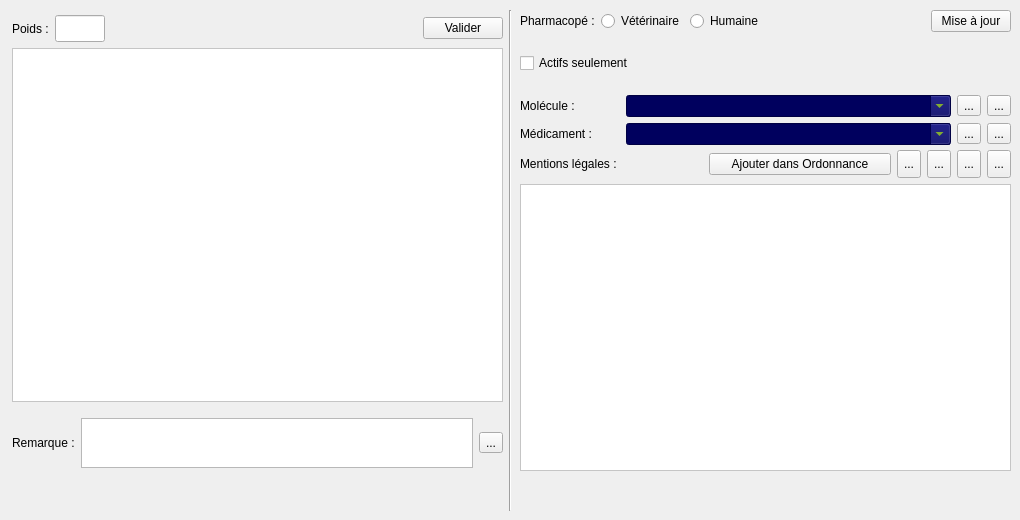
  <widget class="QWidget" name="tab_ordonnance">
   <attribute name="title">
    <string>Ordonnances</string>
   </attribute>
   <widget class="Line" name="line_3">
    <property name="geometry">
     <rect>
      <x>500</x>
      <y>10</y>
      <width>20</width>
      <height>501</height>
     </rect>
    </property>
    <property name="orientation">
     <enum>Qt::Vertical</enum>
    </property>
   </widget>
   <widget class="QWidget" name="verticalLayoutWidget">
    <property name="geometry">
     <rect>
      <x>520</x>
      <y>10</y>
      <width>491</width>
      <height>135</height>
     </rect>
    </property>
    <layout class="QVBoxLayout" name="verticalLayout_8">
     <item>
      <layout class="QHBoxLayout" name="horizontalLayout_4">
       <item>
        <widget class="QLabel" name="label_5">
         <property name="text">
          <string>Pharmacopé :</string>
         </property>
        </widget>
       </item>
       <item>
        <widget class="QRadioButton" name="radioButton_PharmacopeVet">
         <property name="text">
          <string>Vétérinaire</string>
         </property>
        </widget>
       </item>
       <item>
        <widget class="QRadioButton" name="radioButton_PharmacopeHum">
         <property name="text">
          <string>Humaine</string>
         </property>
        </widget>
       </item>
       <item>
        <spacer name="horizontalSpacer_7">
         <property name="orientation">
          <enum>Qt::Horizontal</enum>
         </property>
         <property name="sizeHint" stdset="0">
          <size>
           <width>40</width>
           <height>20</height>
          </size>
         </property>
        </spacer>
       </item>
       <item>
        <widget class="QPushButton" name="pushButton_majDM">
         <property name="toolTip">
          <string>Mise à jour de la base des médicaments</string>
         </property>
         <property name="text">
          <string>Mise à jour</string>
         </property>
        </widget>
       </item>
      </layout>
     </item>
     <item>
      <layout class="QHBoxLayout" name="horizontalLayout_12">
       <item>
        <widget class="QCheckBox" name="checkBox_Actif">
         <property name="text">
          <string>Actifs seulement</string>
         </property>
        </widget>
       </item>
       <item>
        <widget class="QLabel" name="label_16">
         <property name="text">
          <string/>
         </property>
        </widget>
       </item>
       <item>
        <spacer name="horizontalSpacer_3">
         <property name="orientation">
          <enum>Qt::Horizontal</enum>
         </property>
         <property name="sizeHint" stdset="0">
          <size>
           <width>40</width>
           <height>20</height>
          </size>
         </property>
        </spacer>
       </item>
      </layout>
     </item>
     <item>
      <layout class="QHBoxLayout" name="horizontalLayout_15">
       <item>
        <widget class="QLabel" name="label_19">
         <property name="maximumSize">
          <size>
           <width>100</width>
           <height>16777215</height>
          </size>
         </property>
         <property name="text">
          <string>Molécule :</string>
         </property>
        </widget>
       </item>
       <item>
        <widget class="MyComboBox" name="comboBox_Molecule">
         <property name="maximumSize">
          <size>
           <width>16777215</width>
           <height>27</height>
          </size>
         </property>
         <property name="palette">
          <palette>
           <active>
            <colorrole role="WindowText">
             <brush brushstyle="SolidPattern">
              <color alpha="255">
               <red>188</red>
               <green>255</green>
               <blue>2</blue>
              </color>
             </brush>
            </colorrole>
            <colorrole role="Button">
             <brush brushstyle="SolidPattern">
              <color alpha="255">
               <red>0</red>
               <green>0</green>
               <blue>94</blue>
              </color>
             </brush>
            </colorrole>
            <colorrole role="Text">
             <brush brushstyle="SolidPattern">
              <color alpha="255">
               <red>188</red>
               <green>255</green>
               <blue>2</blue>
              </color>
             </brush>
            </colorrole>
            <colorrole role="BrightText">
             <brush brushstyle="SolidPattern">
              <color alpha="255">
               <red>255</red>
               <green>255</green>
               <blue>0</blue>
              </color>
             </brush>
            </colorrole>
            <colorrole role="ButtonText">
             <brush brushstyle="SolidPattern">
              <color alpha="255">
               <red>188</red>
               <green>255</green>
               <blue>2</blue>
              </color>
             </brush>
            </colorrole>
            <colorrole role="Base">
             <brush brushstyle="SolidPattern">
              <color alpha="255">
               <red>0</red>
               <green>0</green>
               <blue>94</blue>
              </color>
             </brush>
            </colorrole>
            <colorrole role="Window">
             <brush brushstyle="SolidPattern">
              <color alpha="255">
               <red>0</red>
               <green>0</green>
               <blue>94</blue>
              </color>
             </brush>
            </colorrole>
           </active>
           <inactive>
            <colorrole role="WindowText">
             <brush brushstyle="SolidPattern">
              <color alpha="255">
               <red>188</red>
               <green>255</green>
               <blue>2</blue>
              </color>
             </brush>
            </colorrole>
            <colorrole role="Button">
             <brush brushstyle="SolidPattern">
              <color alpha="255">
               <red>0</red>
               <green>0</green>
               <blue>94</blue>
              </color>
             </brush>
            </colorrole>
            <colorrole role="Text">
             <brush brushstyle="SolidPattern">
              <color alpha="255">
               <red>188</red>
               <green>255</green>
               <blue>2</blue>
              </color>
             </brush>
            </colorrole>
            <colorrole role="BrightText">
             <brush brushstyle="SolidPattern">
              <color alpha="255">
               <red>255</red>
               <green>255</green>
               <blue>0</blue>
              </color>
             </brush>
            </colorrole>
            <colorrole role="ButtonText">
             <brush brushstyle="SolidPattern">
              <color alpha="255">
               <red>188</red>
               <green>255</green>
               <blue>2</blue>
              </color>
             </brush>
            </colorrole>
            <colorrole role="Base">
             <brush brushstyle="SolidPattern">
              <color alpha="255">
               <red>0</red>
               <green>0</green>
               <blue>94</blue>
              </color>
             </brush>
            </colorrole>
            <colorrole role="Window">
             <brush brushstyle="SolidPattern">
              <color alpha="255">
               <red>0</red>
               <green>0</green>
               <blue>94</blue>
              </color>
             </brush>
            </colorrole>
           </inactive>
           <disabled>
            <colorrole role="WindowText">
             <brush brushstyle="SolidPattern">
              <color alpha="255">
               <red>188</red>
               <green>255</green>
               <blue>2</blue>
              </color>
             </brush>
            </colorrole>
            <colorrole role="Button">
             <brush brushstyle="SolidPattern">
              <color alpha="255">
               <red>0</red>
               <green>0</green>
               <blue>94</blue>
              </color>
             </brush>
            </colorrole>
            <colorrole role="Text">
             <brush brushstyle="SolidPattern">
              <color alpha="255">
               <red>188</red>
               <green>255</green>
               <blue>2</blue>
              </color>
             </brush>
            </colorrole>
            <colorrole role="BrightText">
             <brush brushstyle="SolidPattern">
              <color alpha="255">
               <red>255</red>
               <green>255</green>
               <blue>0</blue>
              </color>
             </brush>
            </colorrole>
            <colorrole role="ButtonText">
             <brush brushstyle="SolidPattern">
              <color alpha="255">
               <red>188</red>
               <green>255</green>
               <blue>2</blue>
              </color>
             </brush>
            </colorrole>
            <colorrole role="Base">
             <brush brushstyle="SolidPattern">
              <color alpha="255">
               <red>0</red>
               <green>0</green>
               <blue>94</blue>
              </color>
             </brush>
            </colorrole>
            <colorrole role="Window">
             <brush brushstyle="SolidPattern">
              <color alpha="255">
               <red>0</red>
               <green>0</green>
               <blue>94</blue>
              </color>
             </brush>
            </colorrole>
           </disabled>
          </palette>
         </property>
         <property name="styleSheet">
          <string notr="true">background-color: rgb(0, 0, 94);
color: rgb(188, 255, 2);</string>
         </property>
         <property name="editable">
          <bool>true</bool>
         </property>
        </widget>
       </item>
       <item>
        <widget class="QToolButton" name="toolButton_Suggestions">
         <property name="toolTip">
          <string>Sugestions pour les pathologies de la consultation courante</string>
         </property>
         <property name="text">
          <string>...</string>
         </property>
         <property name="icon">
          <iconset resource="resources.qrc">
           <normaloff>:/newPrefix/images/interrogation.jpeg</normaloff>:/newPrefix/images/interrogation.jpeg</iconset>
         </property>
         <property name="iconSize">
          <size>
           <width>20</width>
           <height>20</height>
          </size>
         </property>
        </widget>
       </item>
       <item>
        <widget class="QToolButton" name="toolButton_EditMolecule">
         <property name="toolTip">
          <string>Editer la molécule</string>
         </property>
         <property name="text">
          <string>...</string>
         </property>
         <property name="icon">
          <iconset resource="resources.qrc">
           <normaloff>:/newPrefix/images/edit1.png</normaloff>:/newPrefix/images/edit1.png</iconset>
         </property>
         <property name="iconSize">
          <size>
           <width>20</width>
           <height>20</height>
          </size>
         </property>
        </widget>
       </item>
      </layout>
     </item>
     <item>
      <layout class="QHBoxLayout" name="horizontalLayout_16">
       <item>
        <widget class="QLabel" name="label_20">
         <property name="maximumSize">
          <size>
           <width>100</width>
           <height>16777215</height>
          </size>
         </property>
         <property name="text">
          <string>Médicament :</string>
         </property>
        </widget>
       </item>
       <item>
        <widget class="MyComboBox" name="comboBox_Medicament">
         <property name="maximumSize">
          <size>
           <width>16777215</width>
           <height>27</height>
          </size>
         </property>
         <property name="styleSheet">
          <string notr="true">background-color: rgb(0, 0, 94);
color: rgb(188, 255, 2);</string>
         </property>
         <property name="editable">
          <bool>true</bool>
         </property>
        </widget>
       </item>
       <item>
        <widget class="QToolButton" name="toolButton_tree">
         <property name="toolTip">
          <string>Visualisation sous forme d'arborescence</string>
         </property>
         <property name="text">
          <string>...</string>
         </property>
         <property name="icon">
          <iconset resource="resources.qrc">
           <normaloff>:/newPrefix/images/tree.png</normaloff>:/newPrefix/images/tree.png</iconset>
         </property>
         <property name="iconSize">
          <size>
           <width>22</width>
           <height>22</height>
          </size>
         </property>
        </widget>
       </item>
       <item>
        <widget class="QToolButton" name="toolButton_EditMedicament">
         <property name="toolTip">
          <string>Editer le médicament</string>
         </property>
         <property name="text">
          <string>...</string>
         </property>
         <property name="icon">
          <iconset resource="resources.qrc">
           <normaloff>:/newPrefix/images/edit1.png</normaloff>:/newPrefix/images/edit1.png</iconset>
         </property>
         <property name="iconSize">
          <size>
           <width>20</width>
           <height>20</height>
          </size>
         </property>
        </widget>
       </item>
      </layout>
     </item>
    </layout>
   </widget>
   <widget class="QWidget" name="layoutWidget">
    <property name="geometry">
     <rect>
      <x>520</x>
      <y>150</y>
      <width>491</width>
      <height>321</height>
     </rect>
    </property>
    <layout class="QVBoxLayout" name="verticalLayout_9">
     <item>
      <layout class="QHBoxLayout" name="horizontalLayout_18">
       <item>
        <widget class="QLabel" name="label_RCP">
         <property name="text">
          <string>Mentions légales :</string>
         </property>
         <property name="buddy">
          <cstring>textBrowser_medicament</cstring>
         </property>
        </widget>
       </item>
       <item>
        <widget class="QPushButton" name="pushButton_toOrdonnance">
         <property name="text">
          <string>Ajouter dans Ordonnance</string>
         </property>
        </widget>
       </item>
       <item>
        <widget class="QToolButton" name="toolButton_EditRCP">
         <property name="minimumSize">
          <size>
           <width>0</width>
           <height>28</height>
          </size>
         </property>
         <property name="toolTip">
          <string>Editer la RCP</string>
         </property>
         <property name="text">
          <string>...</string>
         </property>
         <property name="icon">
          <iconset resource="resources.qrc">
           <normaloff>:/newPrefix/images/edit1.png</normaloff>:/newPrefix/images/edit1.png</iconset>
         </property>
         <property name="iconSize">
          <size>
           <width>20</width>
           <height>20</height>
          </size>
         </property>
        </widget>
       </item>
       <item>
        <widget class="QToolButton" name="toolButton_DownloadRCP">
         <property name="minimumSize">
          <size>
           <width>0</width>
           <height>28</height>
          </size>
         </property>
         <property name="toolTip">
          <string>Télécharger la RCP</string>
         </property>
         <property name="text">
          <string>...</string>
         </property>
         <property name="icon">
          <iconset resource="resources.qrc">
           <normaloff>:/newPrefix/images/download.png</normaloff>:/newPrefix/images/download.png</iconset>
         </property>
         <property name="iconSize">
          <size>
           <width>20</width>
           <height>20</height>
          </size>
         </property>
        </widget>
       </item>
       <item>
        <widget class="QToolButton" name="toolButton_RCP_short">
         <property name="minimumSize">
          <size>
           <width>0</width>
           <height>28</height>
          </size>
         </property>
         <property name="toolTip">
          <string>Résumé</string>
         </property>
         <property name="text">
          <string>...</string>
         </property>
         <property name="icon">
          <iconset resource="resources.qrc">
           <normaloff>:/newPrefix/images/doc_abst.png</normaloff>:/newPrefix/images/doc_abst.png</iconset>
         </property>
         <property name="iconSize">
          <size>
           <width>20</width>
           <height>20</height>
          </size>
         </property>
        </widget>
       </item>
       <item>
        <widget class="QToolButton" name="toolButton_RCP_long">
         <property name="minimumSize">
          <size>
           <width>0</width>
           <height>28</height>
          </size>
         </property>
         <property name="toolTip">
          <string>Texte complet</string>
         </property>
         <property name="text">
          <string>...</string>
         </property>
         <property name="icon">
          <iconset resource="resources.qrc">
           <normaloff>:/newPrefix/images/doc_all.png</normaloff>:/newPrefix/images/doc_all.png</iconset>
         </property>
         <property name="iconSize">
          <size>
           <width>20</width>
           <height>20</height>
          </size>
         </property>
        </widget>
       </item>
      </layout>
     </item>
     <item>
      <widget class="QTextBrowser" name="textBrowser_medicament">
       <property name="styleSheet">
        <string notr="true">background-color: rgb(255, 255, 255);</string>
       </property>
      </widget>
     </item>
    </layout>
   </widget>
   <widget class="QWidget" name="layoutWidget">
    <property name="geometry">
     <rect>
      <x>12</x>
      <y>15</y>
      <width>491</width>
      <height>463</height>
     </rect>
    </property>
    <layout class="QVBoxLayout" name="verticalLayout_4">
     <item>
      <layout class="QHBoxLayout" name="horizontalLayout_3">
       <property name="sizeConstraint">
        <enum>QLayout::SetDefaultConstraint</enum>
       </property>
       <item>
        <widget class="QLabel" name="label_11">
         <property name="text">
          <string>Poids :</string>
         </property>
         <property name="buddy">
          <cstring>lineEdit_poids</cstring>
         </property>
        </widget>
       </item>
       <item>
        <widget class="QLineEdit" name="lineEdit_poids">
         <property name="sizePolicy">
          <sizepolicy hsizetype="Fixed" vsizetype="Fixed">
           <horstretch>15</horstretch>
           <verstretch>0</verstretch>
          </sizepolicy>
         </property>
         <property name="minimumSize">
          <size>
           <width>40</width>
           <height>27</height>
          </size>
         </property>
         <property name="maximumSize">
          <size>
           <width>50</width>
           <height>16777215</height>
          </size>
         </property>
        </widget>
       </item>
       <item>
        <spacer name="horizontalSpacer_2">
         <property name="orientation">
          <enum>Qt::Horizontal</enum>
         </property>
         <property name="sizeHint" stdset="0">
          <size>
           <width>40</width>
           <height>20</height>
          </size>
         </property>
        </spacer>
       </item>
       <item>
        <widget class="QPushButton" name="pushButton_ValidOrdonnance">
         <property name="maximumSize">
          <size>
           <width>100</width>
           <height>16777215</height>
          </size>
         </property>
         <property name="toolTip">
          <string>Valide et enregistre l'ordonnance</string>
         </property>
         <property name="text">
          <string>Valider</string>
         </property>
        </widget>
       </item>
      </layout>
     </item>
     <item>
      <widget class="MyTextEdit" name="textEdit_Ordonnance">
       <property name="sizePolicy">
        <sizepolicy hsizetype="Preferred" vsizetype="Fixed">
         <horstretch>0</horstretch>
         <verstretch>0</verstretch>
        </sizepolicy>
       </property>
       <property name="minimumSize">
        <size>
         <width>0</width>
         <height>350</height>
        </size>
       </property>
       <property name="maximumSize">
        <size>
         <width>99999</width>
         <height>9999</height>
        </size>
       </property>
       <property name="styleSheet">
        <string notr="true">background-color: rgb(255, 255, 255);</string>
       </property>
      </widget>
     </item>
     <item>
      <layout class="QHBoxLayout" name="horizontalLayout_17">
       <property name="sizeConstraint">
        <enum>QLayout::SetFixedSize</enum>
       </property>
       <property name="topMargin">
        <number>10</number>
       </property>
       <property name="bottomMargin">
        <number>10</number>
       </property>
       <item>
        <widget class="QLabel" name="label_10">
         <property name="text">
          <string>Remarque :</string>
         </property>
        </widget>
       </item>
       <item>
        <widget class="QPlainTextEdit" name="lineEdit_Remarque">
         <property name="maximumSize">
          <size>
           <width>16777215</width>
           <height>50</height>
          </size>
         </property>
        </widget>
       </item>
       <item>
        <widget class="QToolButton" name="toolButton_CommentLine">
         <property name="toolTip">
          <string>Ajouter une ligne de commentaire à l'ordonnance</string>
         </property>
         <property name="text">
          <string>...</string>
         </property>
         <property name="icon">
          <iconset resource="resources.qrc">
           <normaloff>:/newPrefix/images/TransfertUp2.png</normaloff>:/newPrefix/images/TransfertUp2.png</iconset>
         </property>
         <property name="iconSize">
          <size>
           <width>24</width>
           <height>24</height>
          </size>
         </property>
        </widget>
       </item>
      </layout>
     </item>
    </layout>
   </widget>
  </widget>
